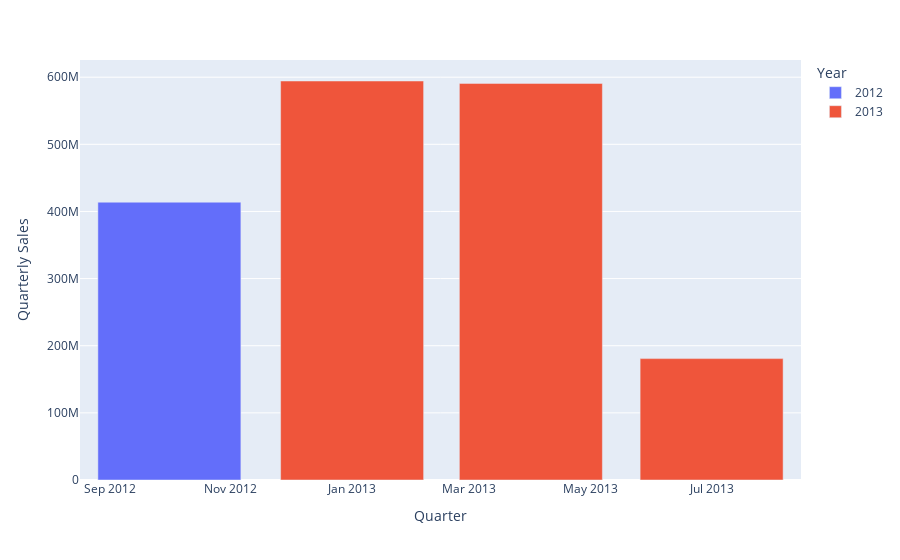

This figure's notebook cell:
### Code cell
qf = pd.read_csv("Q_Sales.csv")

qf["Date"] = pd.to_datetime(qf["Date"])
qf_col = qf.groupby(qf['Date'].dt.to_period('Q'))['Weekly_Sales'].sum()

quarterly = px.bar(
    data_frame = qf.reset_index(),
    x = "Date",
    y = "Weekly_Sales",
    color =  qf_col.index.strftime("%Y"),
    labels= {"Weekly_Sales":'Quarterly Sales', "Date":'Quarter', 'color':'Year'},
    barmode='relative'
)

pio.show(quarterly)

### Figure 1 — Plotly figure (JSON) as saved in the notebook; plotly's stock layout.template omitted (floating-point values rounded to 4 significant figures)
{"data": [{"alignmentgroup": "True", "hovertemplate": "Year=2012<br>Quarter=%{x}<br>Quarterly Sales=%{y}<extra></extra>", "legendgroup": "2012", "marker": {"color": "#636efa", "pattern": {"shape": ""}}, "name": "2012", "offsetgroup": "2012", "orientation": "v", "showlegend": true, "textposition": "auto", "type": "bar", "x": ["2012-10-01T00:00:00"], "xaxis": "x", "y": [413822123], "yaxis": "y"}, {"alignmentgroup": "True", "hovertemplate": "Year=2013<br>Quarter=%{x}<br>Quarterly Sales=%{y}<extra></extra>", "legendgroup": "2013", "marker": {"color": "#EF553B", "pattern": {"shape": ""}}, "name": "2013", "offsetgroup": "2013", "orientation": "v", "showlegend": true, "textposition": "auto", "type": "bar", "x": ["2013-01-01T00:00:00", "2013-04-01T00:00:00", "2013-07-01T00:00:00"], "xaxis": "x", "y": [594319255, 590773552, 180804444], "yaxis": "y"}], "layout": {"barmode": "relative", "legend": {"title": {"text": "Year"}, "tracegroupgap": 0}, "margin": {"t": 60}, "xaxis": {"anchor": "y", "domain": [0, 1], "title": {"text": "Quarter"}}, "yaxis": {"anchor": "x", "domain": [0, 1], "title": {"text": "Quarterly Sales"}}}}
